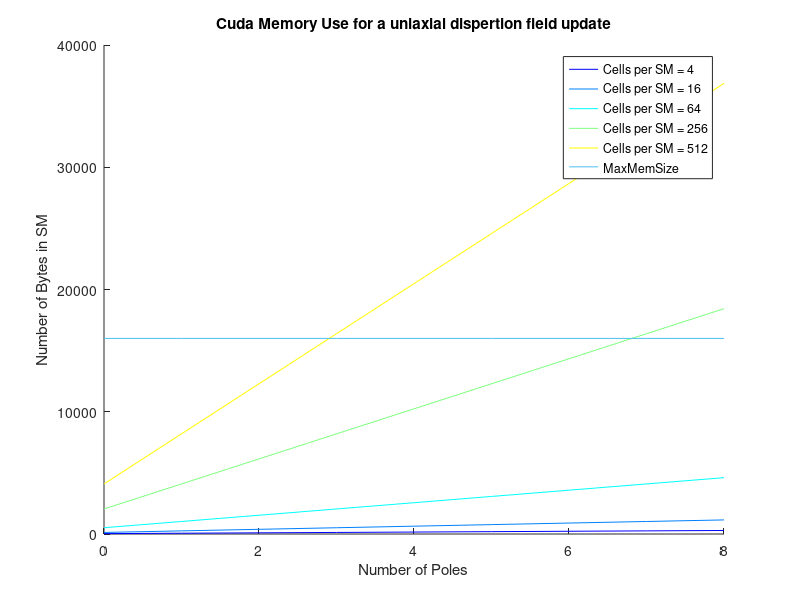
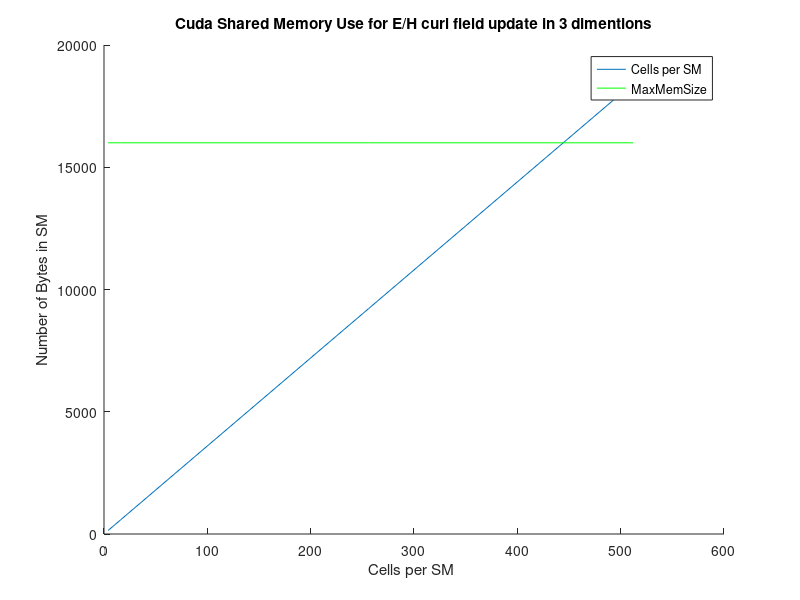
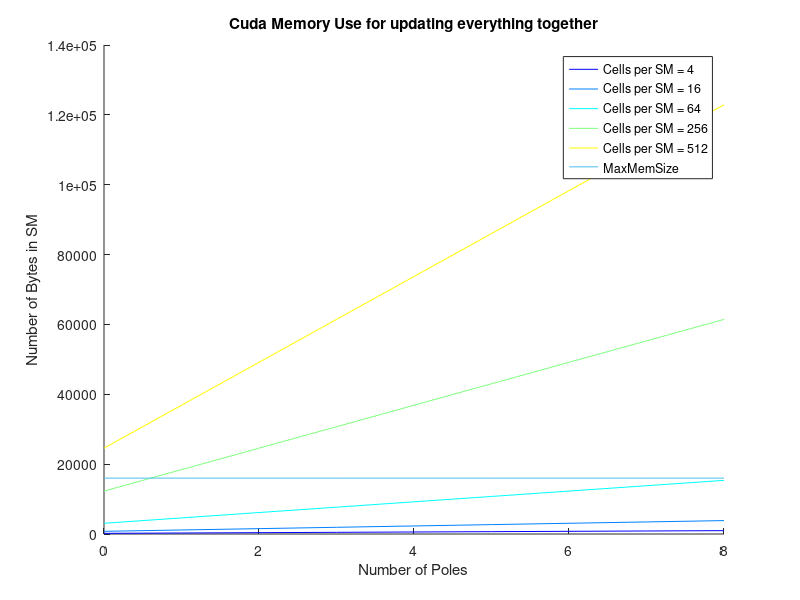
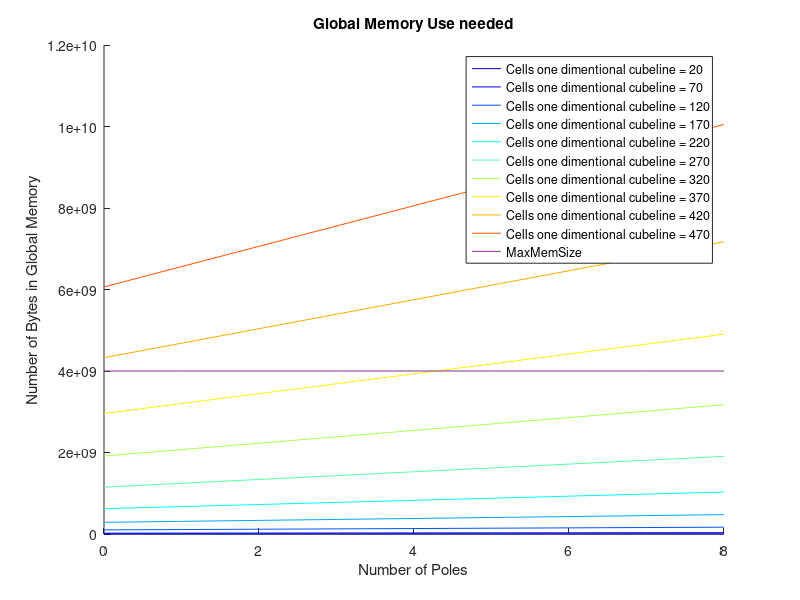

Here is the MATLAB script that generated these plots, in order:
clear all
close all 
clc
%% Plotting Graph for a Uniderectional disperion calculation. In other
%% words how many variables do we want to store in shared memory if we want
%% to update the dispertion term on the electrical field in the X
%% direction.

p=(0:8);%Number of poles
nFloats=2*(p+1); %2 per pole + the two fields

BPF=4; %number of bytes in a float
BytesperCell=BPF*nFloats; %Shared bytes needed; 
CellsperSM=[2,4,8,16].^2';%Number of cells in one thread block;
CellsperSM=[CellsperSM ;512]; % Add maximum size of threads in on thread block
TotalSM=CellsperSM*BytesperCell; % Total memory required in one thread block
MaxMem=16e3;

figure 
hold on 
color=jet(length(CellsperSM)+1);
legendarray=[];
for i=1:length(CellsperSM)

plot(p,TotalSM(i,:),'Color',color(i,:));

xlabel('Number of Poles')
ylabel('Number of Bytes in SM')
title('Cuda Memory Use for a uniaxial dispertion field update')
legendarray=[legendarray {['Cells per SM = ' num2str(CellsperSM(i))]}];
    
end
legendarray=[legendarray {'MaxMemSize'}];
plot(p,MaxMem*ones(length(p),1));

hold off

legend(legendarray)


%% Calculate How many variables we do need in Shared memory for the Curl
%% term of the electrical field update in 3 dimentions

nFloats=3+2*3 ;% 3 for the electrical field 
BytesperCell=BPF*nFloats; %Shared bytes needed; 
TotalSM=CellsperSM*BytesperCell; % Total memory required in one thread block

figure
hold on 

plot(CellsperSM,TotalSM)
plot(CellsperSM,MaxMem*ones(length(CellsperSM),1),'g');
hold off

title('Cuda Shared Memory Use for E/H curl field update in 3 dimentions')
xlabel('Cells per SM ')
ylabel('Number of Bytes in SM')
legend('Cells per SM ','MaxMemSize')




%% Everything Together

nFloats=2*3*(p)+12; %2 per pole per field direction + 6 H fields + 6 Efields
BytesperCell=BPF*nFloats; %Shared bytes needed; 
TotalSM=CellsperSM*BytesperCell; % Total memory required in one thread block
MaxMem=16e3;

figure 
hold on 
color=jet(length(CellsperSM)+1);
legendarray=[];
for i=1:length(CellsperSM)

plot(p,TotalSM(i,:),'Color',color(i,:));

xlabel('Number of Poles')
ylabel('Number of Bytes in SM')
title('Cuda Memory Use for updating everything together')
legendarray=[legendarray {['Cells per SM = ' num2str(CellsperSM(i))]}];
    
end
legendarray=[legendarray {'MaxMemSize'}];
plot(p,MaxMem*ones(length(p),1));

hold off

legend(legendarray)

%% Global memory waste by have a struct of each field containing a source
%% and all the E fields containing Lorentz poles

cubeline=(20:50:500);% number of lorentz cells in one direction 
Numberofcells=cubeline.^3;
PercentLorentz=0.2;
 %% 6 for the fields 6 four the field sources 3 for E old 6 for J,Jold per
 %% field per pole 2 for the meterial type
nFloats=6+6+(3+2*3*p)*PercentLorentz+2;
BytesperCell=BPF*nFloats; %Shared bytes needed
TotalGM=Numberofcells'*BytesperCell;

figure 
hold on 
color=jet(length(Numberofcells)+1);
legendarray=[];
for i=1:length(Numberofcells)

plot(p,TotalGM(i,:),'Color',color(i,:));

xlabel('Number of Poles')
ylabel('Number of Bytes in Global Memory')
title('Global Memory Use needed')
legendarray=[legendarray {['Cells one dimentional cubeline = ' num2str(cubeline(i))]}];
    
end
MaxMem=4e9;
legendarray=[legendarray {'MaxMemSize'}];
plot(p,MaxMem*ones(length(p),1));

hold off

legend(legendarray)

%% Hashing How many bits do we want to give to the number of
%% materials,sources,and lorentz cells

k=1;%Number of floats we use in memory
Ntot=k*32; %Number of bytes at our disposal.
Nlorentzandsources =(2.^(1:Ntot)).^(1/3);
Nmaterials=2.^(Ntot:-1:1);

figure 
semilogy((1:Ntot),Nmaterials);
hold on 
semilogy((1:Ntot),Nlorentzandsources,'g');

xlabel('Nbits in the hashing')
ylabel('Number of cells you can reach')

legend('Nmaterials','Nlorentzandsources per edge of a cube')

hold off
%% Speed estimation predictions

% Calculation for a Cell update without dispertion

CurlOp=(4+3)*6; % 4 addtions and 3 multiplications per field

DispOp=(2+2+p*(3+3))*3;% 2 Additions +2 Multiplications + p*(3addtions + 3multplications) per field

Lpercent=1; %Percentage of Lorentzcells
TotOp=1*DispOp+CurlOp;

NumberofCells=400*400*400;
TotpTimeStep=NumberofCells*TotOp;
FLOP=0.3e12;%Number of operations possible per second
TimeStepTime=TotpTimeStep/FLOP;% Time per step
nsteps=15000; %Assuming 15000 Timesteps
TotalTime=nsteps*TimeStepTime; %Estinated time of Simulation


figure

plot(p,TotalTime)
xlabel('Number of poles')
ylabel('Estimated Simul Time(s)')

title(['Cells per edge = ' num2str(NumberofCells^(1/3)) ' Flops= ' num2str(FLOP/1e9) ' Gflops Percentage Lorentz= ' num2str(Lpercent*100) '%  Number of Timesteps ' num2str(nsteps)  ])











